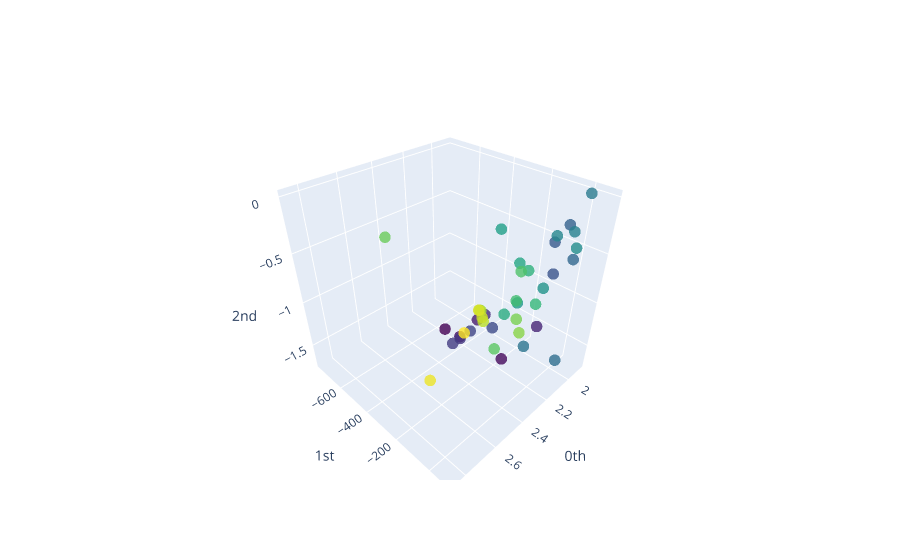

Write notebook code for a chart like this one.
### Code cell
#Next we convert each diagram into a 3-dimensional vector using persistent entropy and plot the resulting feature matrix:

persistence_entropy = PersistenceEntropy(normalize=True)

# Calculate topological feature matrix
X = persistence_entropy.fit_transform(persistence_diagrams)

# Visualise feature matrix
plot_point_cloud(X)

### Figure 1 — Plotly figure (JSON) as saved in the notebook; plotly's stock layout.template omitted (floating-point values rounded to 4 significant figures)
{"data": [{"marker": {"color": [0, 1, 2, 3, 4, 5, 6, 7, 8, 9, 10, 11, 12, 13, 14, 15, 16, 17, 18, 19, 20, 21, 22, 23, 24, 25, 26, 27, 28, 29, 30, 31, 32, 33, 34, 35, 36, 37, 38, 39], "colorscale": [[0, "#440154"], [0.1111, "#482878"], [0.2222, "#3e4989"], [0.3333, "#31688e"], [0.4444, "#26828e"], [0.5556, "#1f9e89"], [0.6667, "#35b779"], [0.7778, "#6ece58"], [0.8889, "#b5de2b"], [1, "#fde725"]], "opacity": 0.8, "size": 4}, "mode": "markers", "type": "scatter3d", "x": [2.772, 2.473, 2.663, 2.521, 2.343, 2.529, 2.699, 2.685, 2.633, 2.599, 2.117, 2.142, 2.036, 1.952, 1.957, 2.293, 1.891, 1.985, 2.139, 1.94, 2.192, 2.376, 2.448, 2.424, 2.258, 2.396, 2.26, 2.439, 2.384, 2.479, 2.384, 2.397, 2.393, 2.587, 2.569, 2.562, 2.57, 2.574, 2.865, 2.658], "y": [-20.31, 19.09, -44.32, -74.41, 84.42, -33.54, -13.56, -60.2, -20.39, 52.23, 5.464, 5.26, 4.903, 3.807, 4.603, 9.621, 3.515, 4.763, 9.309, 3.984, 9.822, 7.329, -42.29, 29.55, -125.2, 51.24, 21.66, 39.48, 14.16, -15.13, -770.3, 22.75, 39.39, -17.79, -24.4, -16.23, -15.93, -30.34, -9.485, -28.81], "z": [-0.4965, -1.066, -0.7093, -0.7359, -0.798, -0.6334, -0.6487, -0.769, -0.6607, -0.5804, -0.5832, -0.2761, -0.1987, -0.5766, -1.723, -1.152, -0.01981, -0.2926, -0.2204, -0.4757, -0.6523, -0.6263, 0, -0.2216, -1, -0.2833, -0.7333, -0.515, -0.3361, -1, -0.6727, -0.7442, -0.8613, -0.5182, -0.5457, -0.6414, -0.5979, -0.5454, -0.833, -0.6625]}], "layout": {"scene": {"xaxis": {"exponentformat": "e", "showexponent": "all", "title": {"text": "0th"}, "type": "linear"}, "yaxis": {"exponentformat": "e", "showexponent": "all", "title": {"text": "1st"}, "type": "linear"}, "zaxis": {"exponentformat": "e", "showexponent": "all", "title": {"text": "2nd"}, "type": "linear"}}}}
